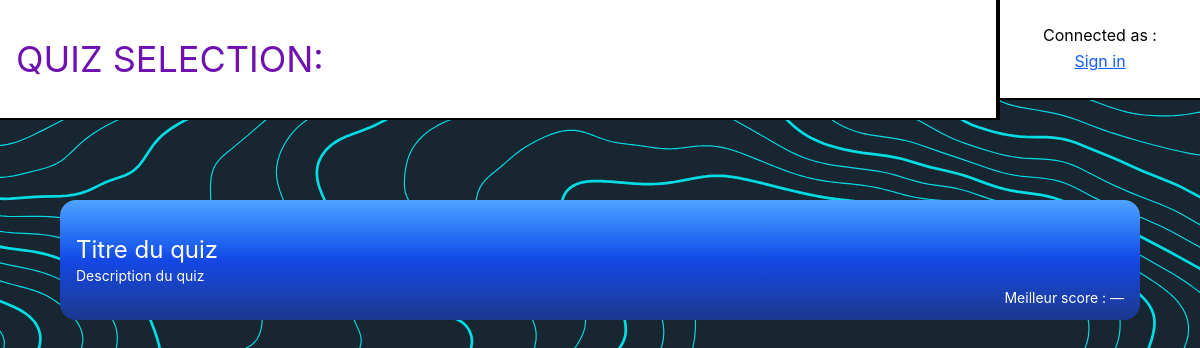
Before: / with the older database file.
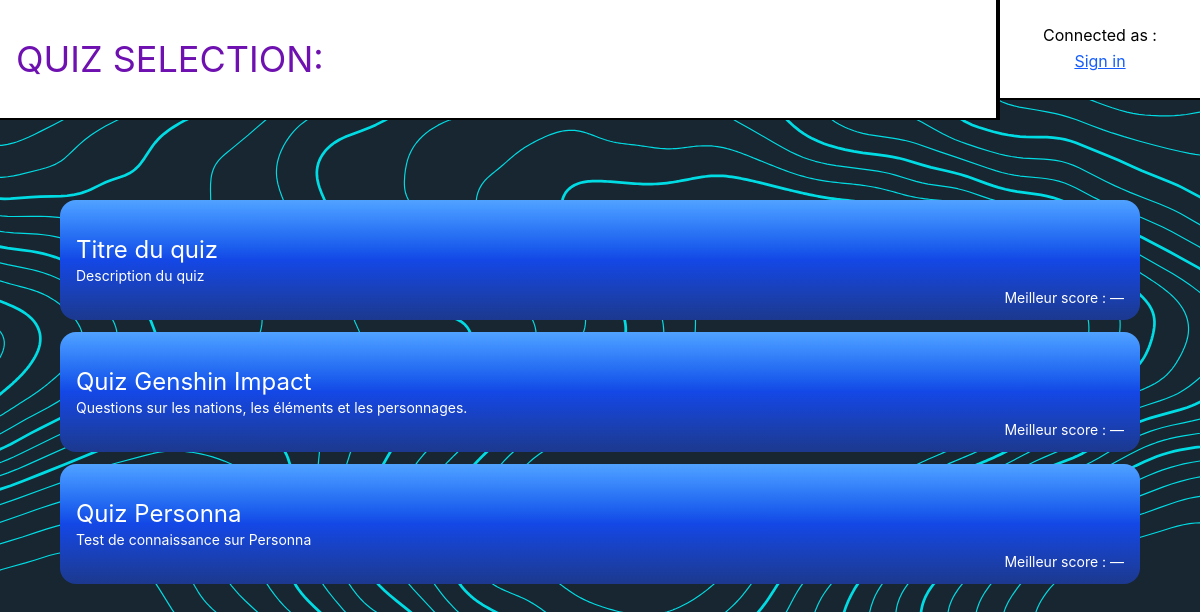
After: the same page with the newer database file.
### tables this page shows
CREATE TABLE `quizzes` (
  `quiz_id` int NOT NULL,
  `title` varchar(100) NOT NULL,
  `description` varchar(255) NOT NULL
);

### index.php (the view, shortened to what this page needs)
<?php
    require_once("connexion.php");
    $isConnected = isset($_SESSION["user_id"]);
    $username = $_SESSION["username"] ?? "";
    try {
        $query = $mysqlClient->prepare(
            "SELECT q.quiz_id, q.title, q.description, MAX(qs.score) AS max_score
             FROM quizzes AS q
             LEFT JOIN quiz_scores AS qs
                ON qs.quiz_id = q.quiz_id
                AND qs.user_id = :user_id
             WHERE EXISTS (
                 SELECT 1
                 FROM questions
                 WHERE questions.quiz_id = q.quiz_id
             )
             GROUP BY q.quiz_id, q.title, q.description
             ORDER BY q.quiz_id"
        );
        $query->execute(["user_id" => $_SESSION["user_id"] ?? 0]);
        $quizzes = $query->fetchAll();
    } catch (PDOException $exception) {
        error_log("Impossible de charger les quiz : " . $exception->getMessage());
        http_response_code(500);
        exit("Impossible de charger les quiz depuis la base de données.");
    }
?>
<!DOCTYPE html>
<html lang="fr">
<head>
    <link href="output.css" rel="stylesheet">
    <link href="style.css" rel="stylesheet">
</head>
<body class="m-0 min-h-screen max-h-screen w-full index-main-bg">
    <header class="flex h-30 w-full items-stretch">
        <section class="flex flex-1 items-center border-r-4 border-b-2 border-black bg-white px-4">
            <h1 class="text-2xl text-purple-800 sm:text-4xl">
                QUIZ SELECTION:
            </h1>
        </section>
        <section class="flex h-25 w-50 shrink-0 flex-col items-center justify-center gap-1 border-b-2 border-black bg-white">
            <p class="text-base leading-5">
                Connected as :
            </p>
            <?php if ($isConnected): ?>
                <p class="font-semibold text-purple-800">
                    <?= htmlspecialchars($username, ENT_QUOTES, 'UTF-8') ?>
                </p>
                <button
                    type="button"
                    onclick="openConnexion()"
                    class="cursor-pointer text-sm text-blue-600 underline hover:text-blue-800"
                >
                    Change user
                </button>
            <?php else: ?>
                <button type="button" onclick="openConnexion()" class="cursor-pointer text-blue-600 underline hover:text-blue-800">
                    Sign in
                </button>
            <?php endif; ?>
        </section>
    </header>
    <main class="flex flex-col gap-3 px-15 pt-20">
        <?php foreach ($quizzes as $quiz): ?>
            <a
                href="quiz.php?id=<?= (int) $quiz["quiz_id"] ?>&new=1"
                onclick="return accederAuQuiz(event, <?= (int) $quiz["quiz_id"] ?>)"
                class="quiz-link flex h-30 items-center justify-between rounded-2xl bg-linear-to-b from-blue-400 via-blue-700 to-blue-900 px-4 py-3 text-white"
            >
                <div>
                    <p class="text-2xl"><?= htmlspecialchars($quiz["title"], ENT_QUOTES, 'UTF-8') ?></p>
                    <p class="text-sm"><?= htmlspecialchars($quiz["description"], ENT_QUOTES, 'UTF-8') ?></p>
                </div>
                <p class="self-end text-sm">
                    Meilleur score :
                    <?= $quiz["max_score"] !== null ? (int) $quiz["max_score"] : "—" ?>
                </p>
            </a>
        <?php endforeach; ?>
    </main>
</body>
</html>

### style.css (style rules this page uses)
.index-main-bg { background-color: #172630; background-image: url("images/index-main-bg.svg"); background-repeat: no-repeat; background-position: center; background-size: cover; }
.quiz-link { text-decoration: none; }

Changed rows visible on the page:
now on this page (row edited): quizzes: title "Quiz Genshin Impact", description "Questions sur les nations, les éléments et les personnages."
added quizzes: title "Quiz Personna", description "Test de connaissance sur Personna"
